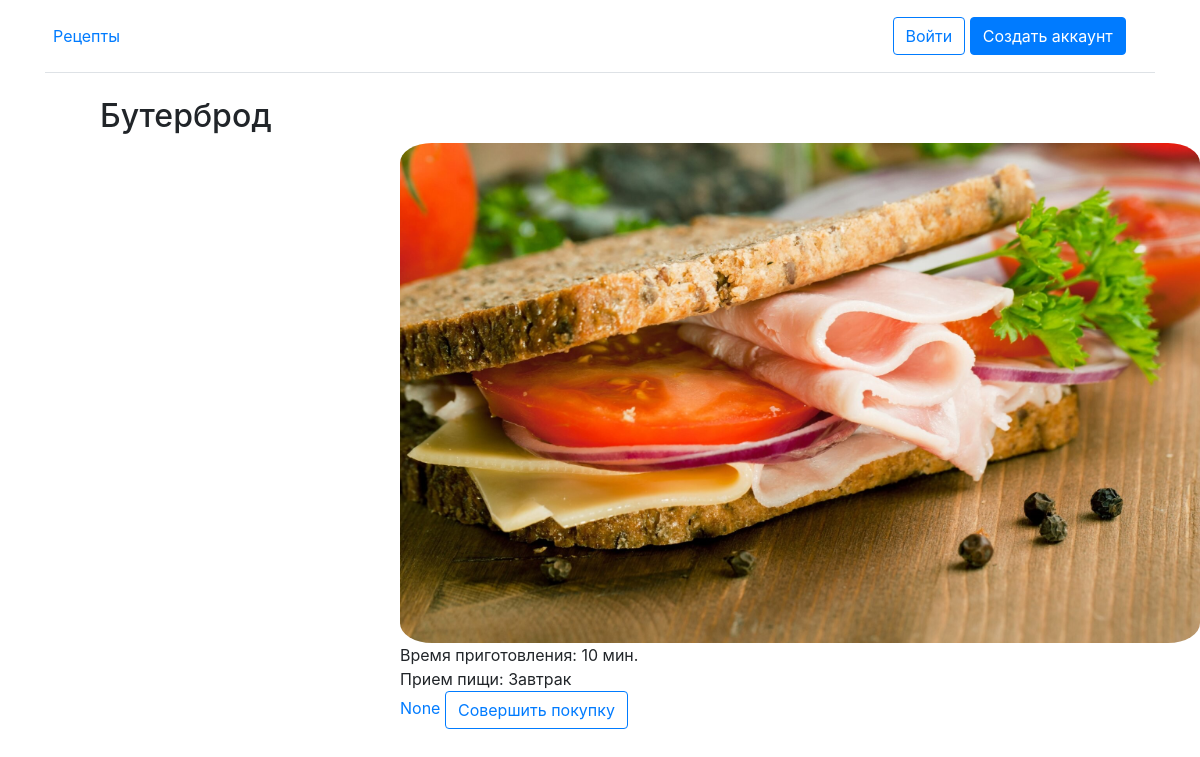
/item/22, run on an earlier commit of the app's database.
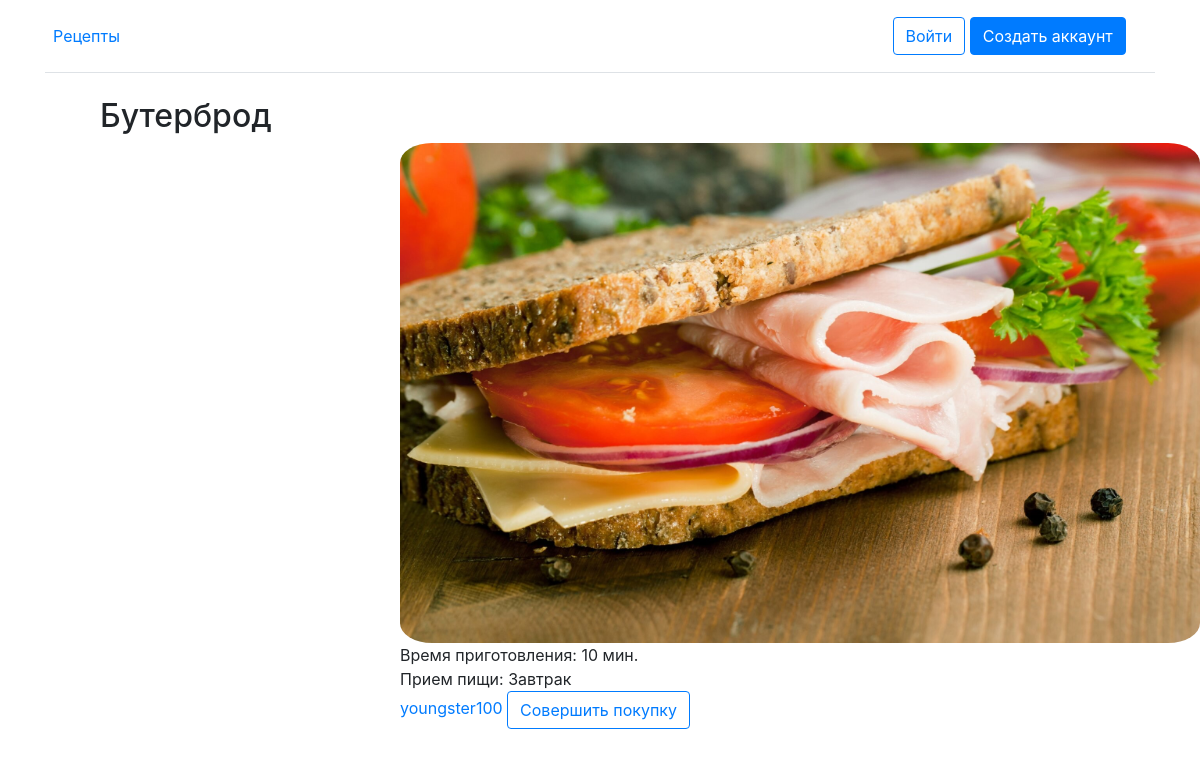
And on a later commit of the database.
### app/models.py (models this page shows, shortened)
class Receipt(models.Model):
    user = models.ForeignKey(
        User, on_delete=models.CASCADE, null=True, blank=True)
    name = models.CharField(max_length=30)
    type = models.ForeignKey(Type, on_delete=models.SET_NULL, null=True, default='Ужин')
    cooking_time = models.CharField(max_length=30, default='30')
    img = models.ImageField(upload_to='images/', default='images/1.jpg') #
    instruction = models.TextField(default='Пока не добавлено')

class Type(models.Model):
    name = models.CharField(max_length=30)
    def __str__(self):
        return self.name

### app/views.py (the view)
# urls.py: path('item/<int:receipt_id>', item, name='item'),
def item(request, receipt_id):
    if request.user.is_authenticated:
        if request.method == 'POST':
            form_id = request.POST.get('form_id')
            if form_id == 'form1' or form_id == 'form2':
                receipt = get_object_or_404(Receipt, pk=receipt_id)
                try:
                    favorite = Favorite.objects.get(user=request.user, receipt=receipt)
                    favorite.delete()
                except Favorite.DoesNotExist:
                    favorite = Favorite(user=request.user, receipt=receipt)
                    favorite.save()
                return redirect(f'/item/{receipt_id}')
        else:
            receipt = Receipt.objects.get(id=receipt_id)
            is_favorite = Favorite.objects.filter(user=request.user, receipt=receipt).exists()
            purchases = Purchased.objects.filter(user=request.user)
            purchased = [purchased.receipt for purchased in purchases]
            context = {
                'receipt': receipt,
                'is_favorite': is_favorite,
                '#purchased': purchased,
            }
            return render(request, 'item.html', context)
    else:
        if request.method == 'POST':
            form_id = request.POST.get('form_id')
            if form_id == 'form1' or form_id == 'form2':
                return redirect('accounts/login')
        else:
            receipt = Receipt.objects.get(id=receipt_id)
            context = {
                'receipt': receipt,
            }
            return render(request, 'item.html', context)

### app/templates/item.html (shortened to what this page needs)
{% extends 'base.html' %}
{% block content %}
  <div class="title"><h2>{{ receipt.name }}</h2></div>
  <div class="main_block">
    <img class="food" src="{{receipt.img.url}}" width="800" height="500">
    {% if request.user.is_authenticated %}
                      {% if receipt in purchased %}
                      <a href="{% url 'subscribe' receipt.id %}">{{ receipt.user }}</a><br>
                                          <a href="{% url 'edit' receipt.id %}" class="w-70 btn btn btn-outline-primary">Редактировать</a><br>
                          Время приготовления: {{ receipt.cooking_time }} мин.<br>
                          Прием пищи: {{ receipt.type }}<br>
                          Рецепт: {{ receipt.instruction }}<br><br><br><br>
                      {% else %}
                                          {% if request.user == receipt.user %}
                                          <a href="{% url 'subscribe' receipt.id %}">{{ receipt.user }}</a><br>
                                          <a href="{% url 'edit' receipt.id %}" class="w-70 btn btn btn-outline-primary">Редактировать</a><br>
                                          Время приготовления {{ receipt.cooking_time }} мин.<br>
                                          Прием пищи {{ receipt.type }}<br>
                                          Рецепт {{ receipt.instruction }}<br>
                                          {% else %}
                                          <a href="{% url 'subscribe' receipt.id %}">{{ receipt.user }}</a><br>
                                              <a href="{% url 'checkout' receipt.id %}" class="w-70 btn btn btn-outline-primary">Совершить покупку</a><br>
                                              <br>
                                              Время приготовления: {{ receipt.cooking_time }} мин.<br>
                                              Прием пищи: {{ receipt.type }}<br>
                                              {% endif %}
                          <br>
                          <br>
                          <br>
                      {% endif %}
    {% else %}
    Время приготовления: {{ receipt.cooking_time }} мин.<br>
    Прием пищи: {{ receipt.type }}<br>
      <a href="{% url 'subscribe' receipt.id %}">{{ receipt.user }}</a>
      <a href="{% url 'login' %}" class="w-70 btn btn btn-outline-primary">Совершить покупку</a><br>
      <br>
      <br>
      <br>
    {% endif %}
  </div>
{% endblock %}

What changed in the data, as far as the page shows it:
changed Receipt "Бутерброд": user "None" → "youngster100"
